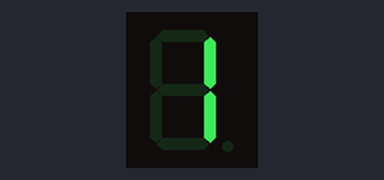
The sketch below on a simulated Arduino Mega 2560, built with avr-gcc and run on an emulated ATmega2560. Parts: 1-digit seven-segment display. Wiring (from diagram.json): 1-digit 7-segment display, segments lit when LOW: segments pin 22, pin 23, pin 24, pin 25, pin 26, pin 27, pin 28, pin 29. The segment pins are drawn as the display they are named for.

Above: at 0.1 s.
At 1.1 s:
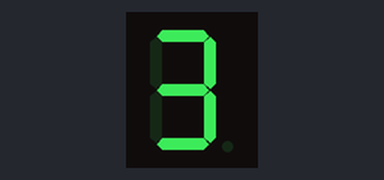
At 2.1 s:
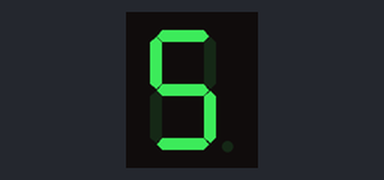
At 3.1 s:
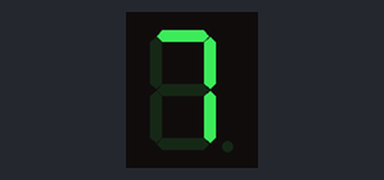

The sketch:

sketch.ino
```cpp
void setup() {
  // put your setup code here, to run once:
  volatile char *ddr_a=(char*)0x21;
  *ddr_a=0xFF;

}

void loop() {
  // put your main code here, to run repeatedly:
volatile char *port_a=(char*)0x22;
char letters[] = {0xF9,0xB0,0x92,0xF8};

 for(char i=0;i<4;i++)
 {
  *port_a=(letters[i]);
  delay_();
 }


}
void delay_() {
  volatile long  dummy=0;
  for ( long i = 0; i < 150; i++) {
    for (long  j = 0; j < 4000; j++) {
      dummy++;
    }
  }
}
```

Measured:
- by itself, everything shown: repeats every 4.1 s, in 4 steps
- what the display in image 1 shows lasts 1.0 s, from 1.0 s to 2.0 s
